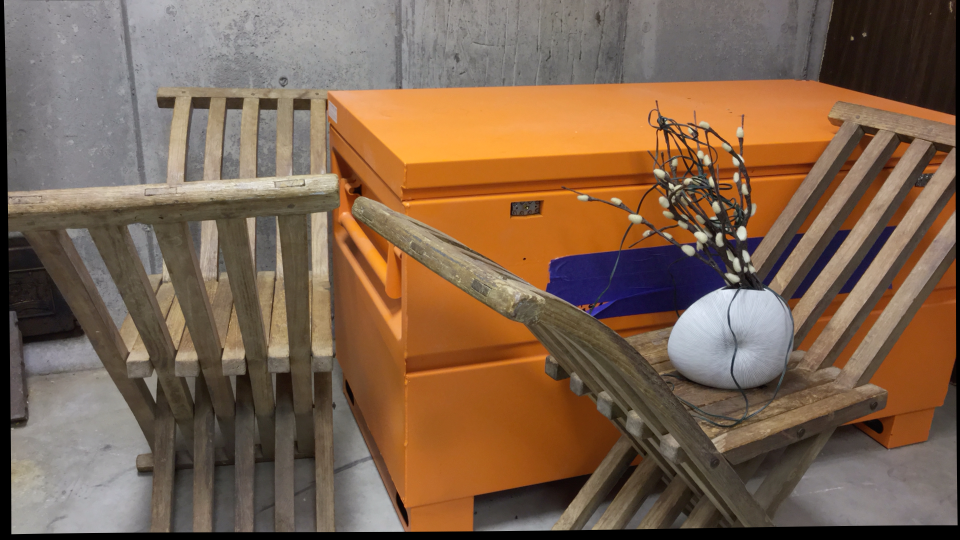
#> input picture data/curule/im0.png, 1920 x 1080 px (shown at 1/2 size)
$ python curule.py
#> lines starting #> are read from the running program, lines starting #| are printed output that depends on the picture; long printed decimals are rounded
import numpy as np
import cv2 as cv
import copy

# compute fundamental matrix
def getFunamentalMatrix(L,R):

    A = np.array([[L[0][0]*R[0][0] , L[0][0]*R[0][1], L[0][0] , L[0][1]*R[0][0] , L[0][1]*R[0][1] , L[0][1] , R[0][0] , R[0][1] , 1],
                  [L[1][0]*R[1][0] , L[1][0]*R[1][1], L[1][0] , L[1][1]*R[1][0] , L[1][1]*R[1][1] , L[1][1] , R[1][0] , R[1][1] , 1],
                  [L[2][0]*R[2][0] , L[2][0]*R[2][1], L[2][0] , L[2][1]*R[2][0] , L[2][1]*R[2][1] , L[2][1] , R[2][0] , R[2][1] , 1],
                  [L[3][0]*R[3][0] , L[3][0]*R[3][1], L[3][0] , L[3][1]*R[3][0] , L[3][1]*R[3][1] , L[3][1] , R[3][0] , R[3][1] , 1],
                  [L[4][0]*R[4][0] , L[4][0]*R[4][1], L[4][0] , L[4][1]*R[4][0] , L[4][1]*R[4][1] , L[4][1] , R[4][0] , R[4][1] , 1],
                  [L[5][0]*R[5][0] , L[5][0]*R[5][1], L[5][0] , L[5][1]*R[5][0] , L[5][1]*R[5][1] , L[5][1] , R[5][0] , R[5][1] , 1],
                  [L[6][0]*R[6][0] , L[6][0]*R[6][1], L[6][0] , L[6][1]*R[6][0] , L[6][1]*R[6][1] , L[6][1] , R[6][0] , R[6][1] , 1],
                  [L[7][0]*R[7][0] , L[7][0]*R[7][1], L[7][0] , L[7][1]*R[7][0] , L[7][1]*R[7][1] , L[7][1] , R[7][0] , R[7][1] , 1],
                  ])

    _, _, V = np.linalg.svd(A)
    F = np.reshape(V[-1, :],(3,3)).T
    return F

def bestFundamentalMatrix(list_kp1, list_kp2):
    epsilon = 0.01
    best_F = []
    highest_inlier = 0
    num_iteration = 30
    best_kp1 = []
    best_kp2 = []
    for i in range(num_iteration):
        idx = np.random.choice(len(list_kp1) , 8 , replace=False)
        kp1 = list_kp1[idx,:]
        kp2 = list_kp2[idx,:]
        F = getFunamentalMatrix(kp1,kp2)
        inlier = 0
        for i in range(len(list_kp1)):
            x = np.array([list_kp1[i][0], list_kp1[i][1], 1])
            x_t = np.array([list_kp2[i][0], list_kp2[i][1], 1]).T
            if np.dot(x,np.dot(F,x_t)) < epsilon:
                inlier += 1

        if inlier > highest_inlier:
            highest_inlier = inlier
            best_F = F
            best_kp1 = kp1
            best_kp2 = kp2
    return best_F, best_kp1, best_kp2

def extractCameraPose(essential_matrix):

    R_set = []
    C_set = []

    U,_,V = np.linalg.svd(essential_matrix)

    W = np.array([[0,-1,0],[1,0,0],[0,0,1]])

    C1 = U[:,-1]
    R1 = np.dot(U,np.dot(W,V))
    if np.linalg.det(R1) == -1:
        R1 = -R1
        C1 = -C1
    R_set.append(R1)
    C_set.append(C1)

    C2 = -U[:,-1]
    R2 = np.dot(U,np.dot(W.T,V))
    if np.linalg.det(R2) == -1:
        R2 = -R2
        C2 = -C2
    R_set.append(R2)
    C_set.append(C2)

    C3 = U[:,-1]
    R3 = np.dot(U,np.dot(W,V))
    if np.linalg.det(R3) == -1:
        R3 = -R3
        C3 = -C3
    R_set.append(R3)
    C_set.append(C3)

    C4 = -U[:,-1]
    R4 = np.dot(U,np.dot(W.T,V))
    if np.linalg.det(R4) == -1:
        R4 = -R4
        C4 = -C4
    R_set.append(R4)
    C_set.append(C4)

    return R_set, C_set

# Visualize epilines
def drawlines(img1src, lines, pts1src):

    r, c,_= img1src.shape
    np.random.seed(0)
    for r, pt1 in zip(lines, pts1src):
        color = tuple(np.random.randint(0, 255, 3).tolist())
        x0, y0 = map(int, [0, -r[2]/r[1]])
        x1, y1 = map(int, [c, -(r[2]+r[0]*c)/r[1]])
        img1color = cv.line(img1src, (x0, y0), (x1, y1), color, 1)
        img1color = cv.circle(img1color, tuple(pt1), 5, color, -1)
    return img1color

def getMatchingFeature(image1, image2):

    des = cv.ORB_create()
    kp1, des1 = des.detectAndCompute(image1, None)
    kp2, des2 = des.detectAndCompute(image2, None)

    bf = cv.BFMatcher()
    matches = bf.knnMatch(des1, des2, k=2)

    best_matches = []
    for m,n in matches:
        if m.distance < 0.65*n.distance:
            best_matches.append(m)

    list_kp1 = np.int32([kp1[mat.queryIdx].pt for mat in best_matches])
    list_kp2 = np.int32([kp2[mat.trainIdx].pt for mat in best_matches])

    return list_kp1, list_kp2

def calculateDisparity(image1, image2):

    disparity_map = np.zeros((image2.shape[0], image2.shape[1]), dtype=np.float64)

    for i in range(5,image2.shape[1]-5):
        for j in range(5, image2.shape[0]-5):

            E_1 = image2[j-5:j+5,i-5:i+5]

            SSD_max = np.inf
            corrosponding_index = 0
            for k in range(i-100, i+100, 3):
                if (k-5) < 0 or (k+5) > image1.shape[1]-1:
                    continue

                E_2 = image1[j-5:j+5,k-5:k+5]

                difference = E_1 - E_2
                difference = np.array(difference)
                element_square = np.square(difference)
                SSD = element_square.sum()
                if SSD < SSD_max:
                    SSD_max = SSD
                    corrosponding_index = k
            disparity_map[j][i] = i - corrosponding_index

    disparity_map = disparity_map + np.abs(np.min(disparity_map)) + 1
    disparity_map = (disparity_map/np.max(disparity_map))*255
    disparity_map = disparity_map.astype(np.uint8)
    return disparity_map

def computeDepthMap(image, baseline, focal_x):

    image = image.astype(np.float64)
    depth_map = (baseline * focal_x)/image
    depth_map[depth_map > 5000] = 5000
    depth_map = (depth_map/np.max(depth_map))*255
    depth_map = depth_map.astype(np.uint8)

    return depth_map

def projection_matrix(K, R, C):

    A = np.concatenate((np.identity(3),-C), axis=1)
    P = np.dot(K,np.dot(R,A))

    return P

#Function to find 3D point given 2D pixel locations
def linear_triangulation(R_set, C_set, left_pts, right_pts, K1, K2):

    x3D_set = []

    for i in range(len(R_set)):
        R1, R2 = np.identity(3), R_set[i]
        C1, C2 = np.zeros((3, 1)),  C_set[i].reshape(3,1)

        P1 = projection_matrix(K1, R1, C1)
        P2 = projection_matrix(K2, R2, C2)

        p1, p2, p3 = P1
        p1_, p2_, p3_ = P2

        p1, p2, p3 =  p1.reshape(1,-1), p2.reshape(1,-1), p3.reshape(1,-1)
        p1_, p2_, p3_ =  p1_.reshape(1,-1), p2_.reshape(1,-1), p3_.reshape(1,-1)

        x3D =[]

        for left_pt, right_pt in zip(left_pts, right_pts):
            x, y = left_pt
            x_, y_ = right_pt
            A = np.vstack((y * p3 - p2, p1 - x * p3, y_ * p3_ - p2_, p1_-x_ * p3_ ))
            _, _, Vt = np.linalg.svd(A)
            X = Vt[-1]
            X = X / X[-1]
            x3D.append(X[:3])

        x3D_set.append(x3D)

    return x3D_set

def disambiguateCameraPose(R_set, C_set, x3D_set):
    best_i = 0
    max_positive_depths = 0

    for i in range(len(R_set)):
        n_positive_depths=  0
        R, C = R_set[i],  C_set[i].reshape(-1, 1)
        r3 = R[2].reshape(1, -1)
        x3D = x3D_set[i]

        for X in x3D:
            X = X.reshape(-1, 1)
            if r3 @ (X - C) > 0 and X[2] > 0:
                n_positive_depths += 1

        if n_positive_depths > max_positive_depths:
            best_i = i
            max_positive_depths = n_positive_depths

    R, C = R_set[best_i], C_set[best_i]

    return R, C

def main():

    curule_left = cv.imread('data/curule/im0.png',1)
#> curule_left is the input picture: shape (1080, 1920, 3); mean B, G, R 78.9, 99.9, 126
    curule_left = cv.resize(curule_left, (int(curule_left.shape[1]*0.5), int(curule_left.shape[0]*0.5)))
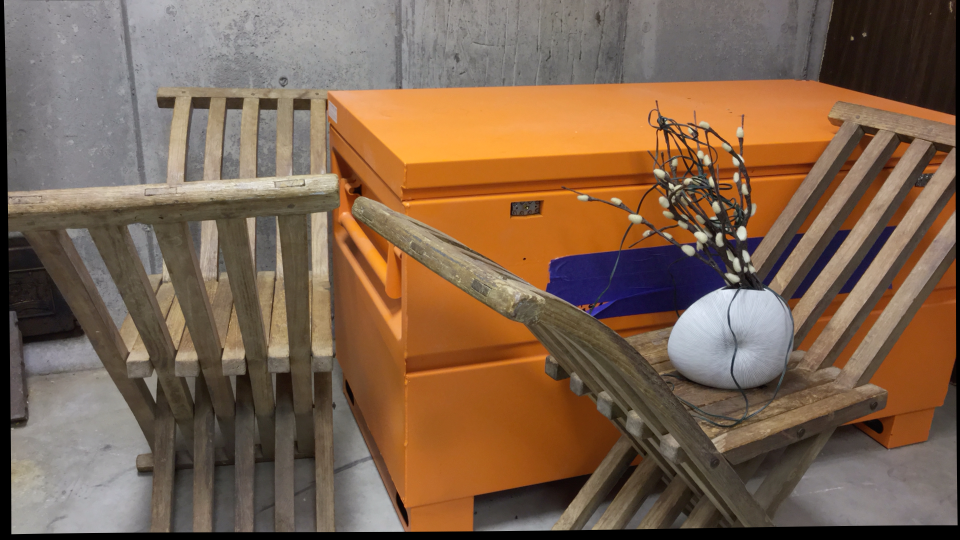
#> curule_left: shape (540, 960, 3); mean B, G, R 79, 100.1, 126.1


    curule_right = cv.imread('data/curule/im1.png',1)
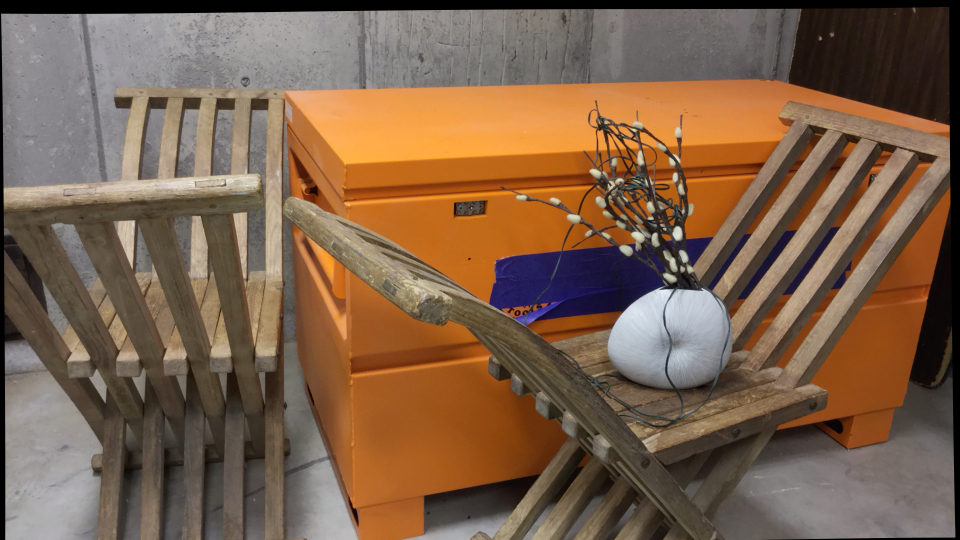
#> input picture data/curule/im1.png, 1920 x 1080 px (shown at 1/2 size)
#> curule_right is the input picture: shape (1080, 1920, 3); mean B, G, R 75.2, 97.2, 124.4
    curule_right = cv.resize(curule_right, (int(curule_right.shape[1]*0.5), int(curule_right.shape[0]*0.5)))
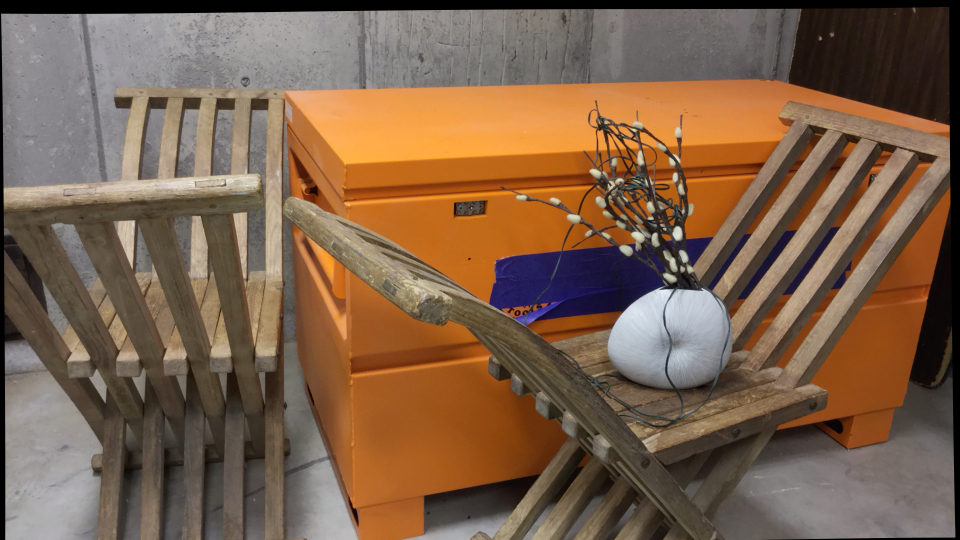
#> curule_right: shape (540, 960, 3); mean B, G, R 75.4, 97.3, 124.5

    list_kp1, list_kp2 = getMatchingFeature(curule_left, curule_right)
#> in getMatchingFeature, `kp1, des1 = des.detectAndCompute(image1, None)`: kp1 = 500 keypoints; strongest (x, y, size): (742, 234, 77.1), (738, 230, 64.3), (719, 234, 37.2), (741, 237, 53.6)
#> in getMatchingFeature, `kp2, des2 = des.detectAndCompute(image2, None)`: kp2 = 500 keypoints; strongest (x, y, size): (677, 231, 77.1), (677, 237, 53.6), (677, 228, 53.6), (610, 185, 31)
#> in getMatchingFeature, `matches = bf.knnMatch(des1, des2, k=2)`: matches = 500 matches
#> after the loop in getMatchingFeature, `for m,n in matches:`: best_matches = 23 matches
#> in getMatchingFeature, `list_kp1 = np.int32([kp1[mat.queryIdx].pt for mat in best_matches])`: list_kp1 = 23 rows, first 8: [662, 131], [722, 244], [666, 122], [304, 184], [640, 217], [877, 129], [586, 197], [260, 99]
#> in getMatchingFeature, `list_kp2 = np.int32([kp2[mat.trainIdx].pt for mat in best_matches])`: list_kp2 = 23 rows, first 8: [602, 131], [658, 244], [605, 122], [225, 184], [579, 217], [826, 129], [524, 197], [217, 99]
    kp1 = copy.copy(list_kp1)
#> kp1 has the same summary as list_kp1 in getMatchingFeature
    kp2 = copy.copy(list_kp2)
#> kp2 has the same summary as list_kp2 in getMatchingFeature

    F, best_kp1, best_kp2 = bestFundamentalMatrix(list_kp1,list_kp2)
#> the loop in bestFundamentalMatrix, `for i in range(num_iteration):` made 30 passes
#> idx on passes 1 to 12: [11, 10, 21, 14, 20, 1, 13, 22], [17, 22, 7, 4, 10, 14, 6, 11], [19, 12, 15, 18, 17, 21, 9, 7], [22, 15, 16, 13, 12, 21, 8, 18], [12, 6, 10, 22, 17, 7, 4, 2], [18, 5, 14, 1, 4, 8, 6, 15], [20, 5, 19, 21, 7, 22, 16, 13], [7, 18, 1, 6, 0, 5, 9, 17], [17, 15, 7, 2, 10, 20, 19, 4], [5, 16, 4, 0, 10, 21, 2, 3], [19, 16, 1, 14, 15, 4, 9, 13], [15, 20, 4, 17, 6, 16, 0, 8]
#> after the loop in bestFundamentalMatrix, `for i in range(num_iteration):`: best_kp1 = [[877, 129], [741, 289], [671, 185], [727, 252], [170, 98], [722, 244], [669, 208], [702, 236]]; best_kp2 = [[825, 129], [678, 289], [612, 185], [663, 252], [128, 98], [658, 244], [606, 207], [637, 236]]; highest_inlier = 23
#> F = [[-2.03e-06, -2.43e-05, -0.00862], [3.9e-05, 1.21e-05, -0.0392], [0.00914, 0.0202, 0.999]]
    print('=======')
    print('Fundamental Matrix')
    print(F)
#| [[-2.02959320e-06 -2.43422260e-05 -8.62262054e-03]
#|  [ 3.90124012e-05  1.21184198e-05 -3.92427939e-02]
#|  [ 9.13825480e-03  2.02063313e-02  9.98946369e-01]]

    K = np.array([[1758.23, 0, 977.42], [0, 1758.23, 552.15], [0, 0,1]])

    # essentail matrix
    E = np.dot(np.dot(K.T,F),K)
#> E = [[-6.27, -75.25, -42.28], [120.6, 37.46, 9.81], [50.45, 5.46, 0.665]]
    U,S,V = np.linalg.svd(E)
#> U = [[-0.308, -0.944, -0.114], [0.889, -0.244, -0.387], [0.338, -0.221, 0.915]]; S = [140.8, 79.27, 1.89]; V = [[0.897, 0.415, 0.156], [-0.436, 0.766, 0.472], [0.0759, -0.491, 0.868]]
    S = np.diag(S)
#> S = [[140.8, 0, 0], [0, 79.27, 0], [0, 0, 1.89]]
    S[-1,-1] = 0
    E = np.dot(np.dot(U,S),V)
#> E = [[-6.26, -75.36, -42.09], [120.7, 37.1, 10.44], [50.32, 6.31, -0.832]]
    print('=======')
    print('Essential Matrix')
    print(E)
#| [[ -6.258 -75.357 -42.093]
#|  [120.657  37.104  10.445]
#|  [ 50.322    6.306  -0.8319]]

    R_set, C_set = extractCameraPose(E)
#> in extractCameraPose, `C1 = U[:,-1]`: C1 = [-0.114, -0.387, 0.915]
#> in extractCameraPose, `R1 = np.dot(U,np.dot(W,V))`: R1 = [[-0.99, -0.0991, -0.101], [0.14, -0.592, -0.794], [0.0188, -0.8, 0.6]]
#> in extractCameraPose, `C2 = -U[:,-1]`: C2 = [0.114, 0.387, -0.915]
#> in extractCameraPose, `R2 = np.dot(U,np.dot(W.T,V))`: R2 = [[0.973, 0.211, -0.0971], [-0.199, 0.972, 0.121], [0.12, -0.0985, 0.988]]
#> in extractCameraPose, `C3 = U[:,-1]`: C3 = [-0.114, -0.387, 0.915]
#> in extractCameraPose, `R3 = np.dot(U,np.dot(W,V))`: R3 has the same summary as R1
#> in extractCameraPose, `C4 = -U[:,-1]`: C4 = [0.114, 0.387, -0.915]
#> in extractCameraPose, `R4 = np.dot(U,np.dot(W.T,V))`: R4 has the same summary as R2
#> R_set = 4 items; C_set = [[-0.114, -0.387, 0.915], [0.114, 0.387, -0.915], [-0.114, -0.387, 0.915], [0.114, 0.387, -0.915]]

    K1 = np.array([[1758.23, 0, 977.42],[0, 1758.23, 552.15],[0, 0, 1]])
    K2 = np.array([[1758.23, 0, 977.42],[0, 1758.23, 552.15],[0, 0, 1]])

    x3D_set = linear_triangulation(R_set, C_set, kp1, kp2, K1, K2)
#> the loop in linear_triangulation, `for i in range(len(R_set)):` made 4 passes
#> (C2, p1_, p2_, p3_) on passes 1 to 3: ([-0.114, -0.387, 0.915], [[-1722.2, -956, 408.5, -940.8]], [[257.1, -1482.4, -1064.2, 428.6]], [[0.0188, -0.8, 0.6, -0.857]]), ([0.114, 0.387, -0.915], [[1827.4, 275.1, 794.8, 411.8]], [[-283.8, 1655.4, 758.6, 84.96]], [[0.12, -0.0985, 0.988, 0.928]]), ([-0.114, -0.387, 0.915], [[-1722.2, -956, 408.5, -940.8]], [[257.1, -1482.4, -1064.2, 428.6]], [[0.0188, -0.8, 0.6, -0.857]])
#> after the loop in linear_triangulation, `for i in range(len(R_set)):`: x3D_set = 4 items
#> x3D_set = 4 items
    R, C = disambiguateCameraPose(R_set, C_set, x3D_set)
#> the loop in disambiguateCameraPose, `for i in range(len(R_set)):` made 4 passes
#> (C, r3, best_i, max_positive_depths) on pass 2: ([0.114, 0.387, -0.915], [[0.12, -0.0985, 0.988]], 1, 16)
#> (C, r3) on passes 1, 3, 4: ([-0.114, -0.387, 0.915], [[0.0188, -0.8, 0.6]]), ([-0.114, -0.387, 0.915], [[0.0188, -0.8, 0.6]]), ([0.114, 0.387, -0.915], [[0.12, -0.0985, 0.988]])
#> after the loop in disambiguateCameraPose, `for i in range(len(R_set)):`: best_i = 1; max_positive_depths = 16
#> R has the same summary as R2 in extractCameraPose; C = [0.114, 0.387, -0.915]
    print('=======')
    print('camera rotation')
    print(R)
#| [[ 0.9726  0.2113 -0.09712]
#|  [-0.1991   0.9724  0.1212]
#|  [ 0.12 -0.09855  0.9879]]
    print('=======')
    print('camera translation')
    print(C)
#| [ 0.1142  0.3874 -0.9148]

    # Find epilines corresponding to points in right image (second image) and
    # drawing its lines on left image
    lines1 = cv.computeCorrespondEpilines(best_kp2.reshape(-1, 1, 2), 2, F)
#> lines1 = [[0.991, 0.134, -886.4], [0.935, 0.354, -795.3], [0.895, 0.447, -682.9], [0.927, 0.375, -768.5], [0.571, 0.821, -177.5], [0.924, 0.381, -760.5], [0.895, 0.446, -691.6], [0.914, 0.405, -737.4]]
    lines1 = lines1.reshape(-1, 3)
    curule_left_copy = copy.copy(curule_left)
    curule_left_epiline = drawlines(curule_left_copy, lines1, best_kp1)
#> the loop in drawlines, `for r, pt1 in zip(lines, pts1src):` made 8 passes
#> (r, pt1, color, y0, y1) on passes 1 to 8: ([0.991, 0.134, -886.4], [877, 129], (172, 47, 117), 6624, -485), ([0.935, 0.354, -795.3], [741, 289], (192, 67, 251), 2246, -289), ([0.895, 0.447, -682.9], [671, 185], (195, 103, 9), 1528, -393), ([0.927, 0.375, -768.5], [727, 252], (211, 21, 242), 2051, -324), ([0.571, 0.821, -177.5], [170, 98], (36, 87, 70), 216, -450), ([0.924, 0.381, -760.5], [722, 244], (216, 88, 140), 1994, -332), ([0.895, 0.446, -691.6], [669, 208], (58, 193, 230), 1550, -376), ([0.914, 0.405, -737.4], [702, 236], (39, 87, 174), 1819, -345)
#> pass 2, in drawlines, `img1color = cv.line(img1src, (x0, y0), (x1, y1), color, 1)`:
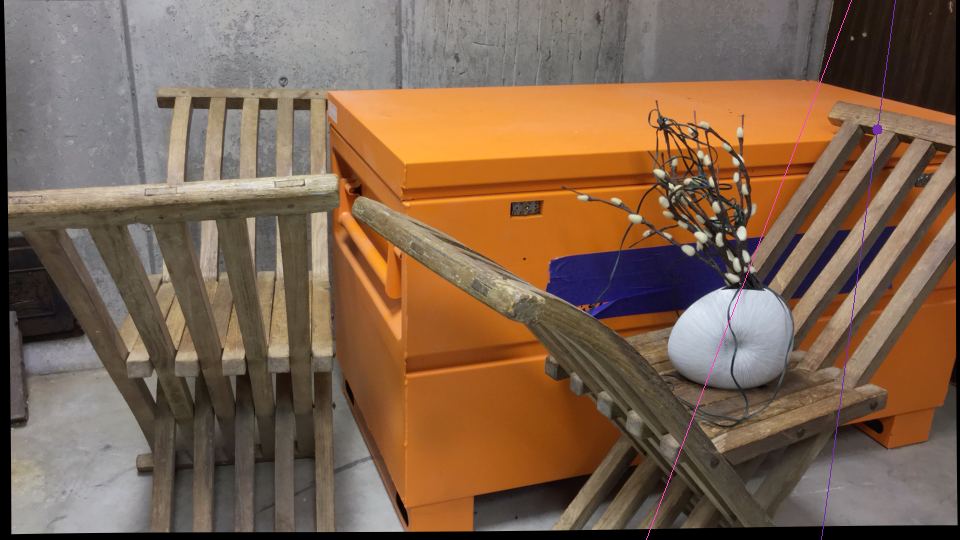
#> img1color: shape (540, 960, 3); mean B, G, R 79.2, 100, 126.3

    # # Find epilines corresponding to points in left image (first image) and
    # # drawing its lines on right image
    lines1 = cv.computeCorrespondEpilines(best_kp1.reshape(-1, 1, 2), 2, F)
#> lines1 = [[0.999, 0.034, -937.7], [0.958, 0.287, -847.6], [0.926, 0.378, -744], [0.953, 0.303, -825.8], [0.59, 0.807, -201.8], [0.951, 0.309, -818.8], [0.927, 0.376, -754], [0.943, 0.333, -797.7]]
    lines1 = lines1.reshape(-1, 3)
    curule_right_copy = copy.copy(curule_left)
    curule_right_epiline = drawlines(curule_right_copy, lines1, best_kp2)
#> the loop in drawlines (call 2), `for r, pt1 in zip(lines, pts1src):` made 8 passes
#> (r, pt1, color, y0, y1) on passes 1 to 8: ([0.999, 0.034, -937.7], [825, 129], (172, 47, 117), 27582, -640), ([0.958, 0.287, -847.6], [678, 289], (192, 67, 251), 2950, -250), ([0.926, 0.378, -744], [612, 185], (195, 103, 9), 1970, -383), ([0.953, 0.303, -825.8], [663, 252], (211, 21, 242), 2724, -293), ([0.59, 0.807, -201.8], [128, 98], (36, 87, 70), 249, -451), ([0.951, 0.309, -818.8], [658, 244], (216, 88, 140), 2648, -304), ([0.927, 0.376, -754], [606, 207], (58, 193, 230), 2007, -361), ([0.943, 0.333, -797.7], [637, 236], (39, 87, 174), 2394, -322)
#> pass 2, in drawlines (call 2), `img1color = cv.line(img1src, (x0, y0), (x1, y1), color, 1)`:
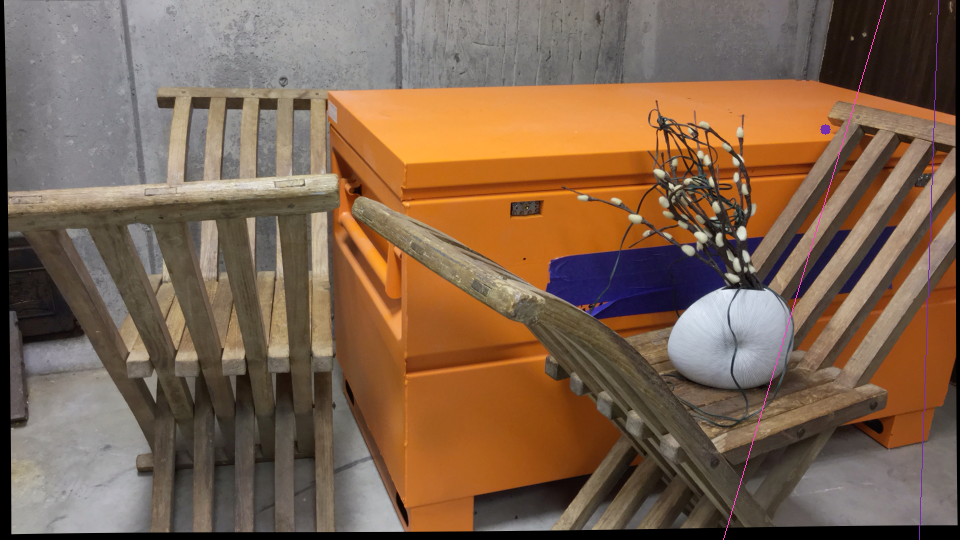
#> img1color: shape (540, 960, 3); mean B, G, R 79.2, 100, 126.3

    h1, w1,_ = curule_left.shape
#> h1 = 540; w1 = 960
    h2, w2,_ = curule_right.shape
#> h2 = 540; w2 = 960
#> (the run stopped early here; a loop or call above may not have finished)
